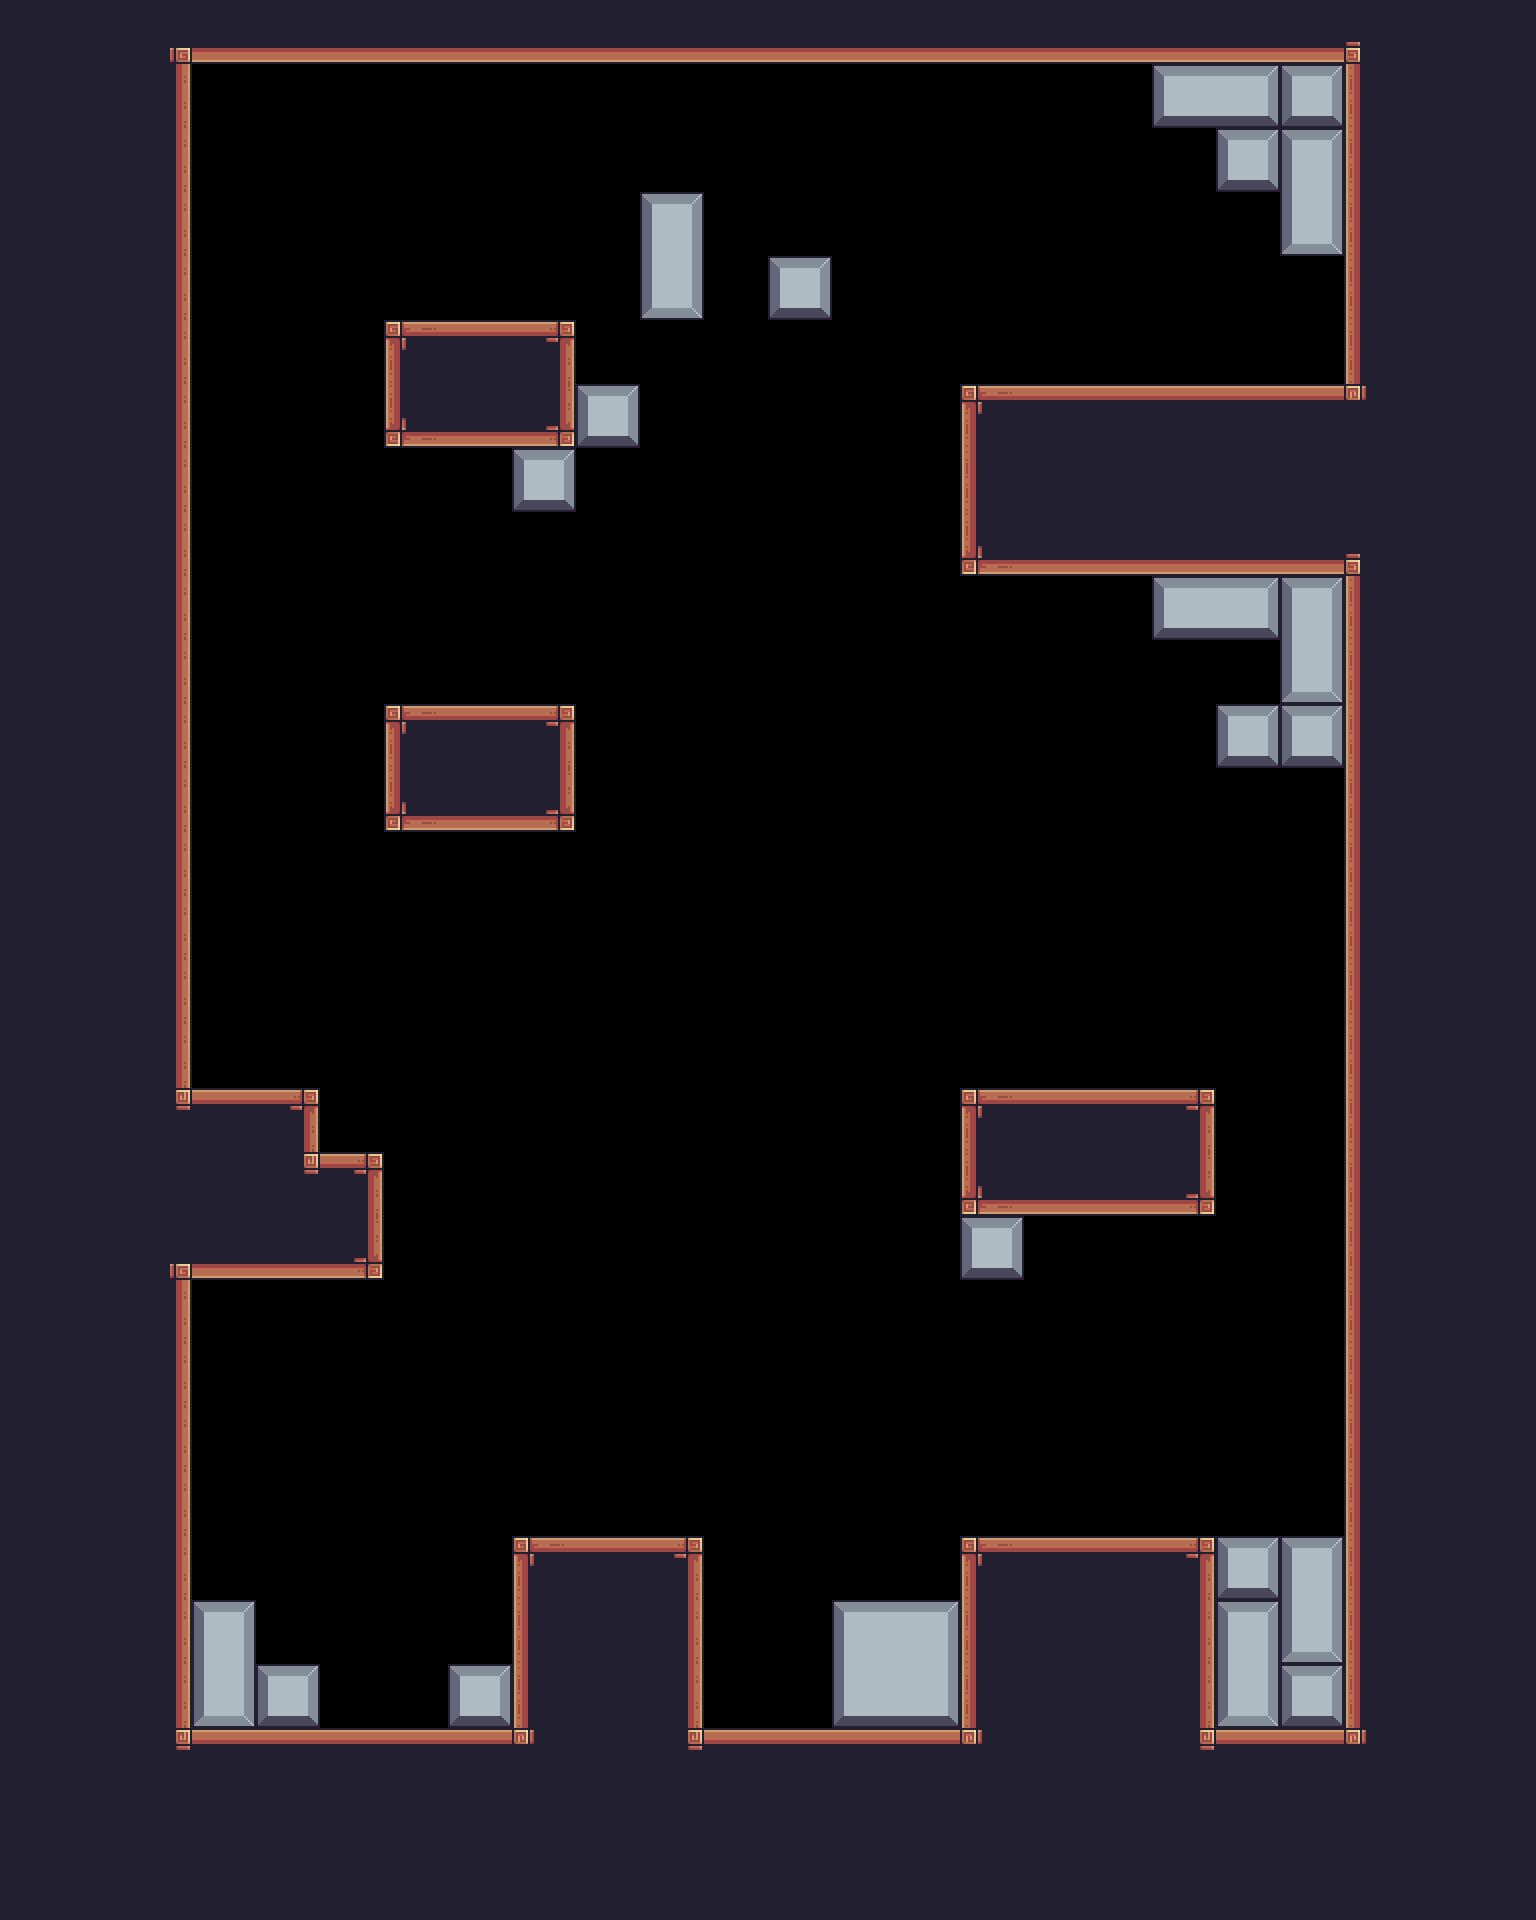

This is a level from a 2D game, rendered from its Tiled map with the project's own tilesets. A one-line summary and the map file follow, with tile-layer data summarised:
An orthogonal 24x30 tile map with 64x64 px tiles, 4 tile layers (BG, Terrain, Platforms, FG), 9 tilesets and 34 objects (17x saw, 5x floor_spike, 5x canon, 2x spike, 2x helicopter, ...).

<map version="1.10" tiledversion="1.10.2" orientation="orthogonal" renderorder="right-down" width="24" height="30" tilewidth="64" tileheight="64" infinite="0" nextlayerid="14" nextobjectid="205">
 <tileset firstgid="1" source="../tilesets/outside.tsx" />
 <tileset firstgid="49" source="../tilesets/items.tsx" />
 <tileset firstgid="54" source="../tilesets/inside.tsx" />
 <tileset firstgid="150" source="../tilesets/extra.tsx" />
 <tileset firstgid="216" name="objects" tilewidth="156" tileheight="186" tilecount="28" columns="0">
  <grid orientation="orthogonal" width="1" height="1" />
  <tile id="0">
   <image width="46" height="50" source="../../graphics/objects/barrel.png" />
  </tile>
  <tile id="1">
   <image width="128" height="128" source="../../graphics/objects/bg_palm_1.png" />
  </tile>
  <tile id="2">
   <image width="50" height="36" source="../../graphics/objects/crate.png" />
  </tile>
  <tile id="3">
   <image width="68" height="186" source="../../graphics/objects/flag.png" />
  </tile>
  <tile id="4">
   <image width="78" height="136" source="../../graphics/objects/large_1.png" />
  </tile>
  <tile id="5">
   <image width="156" height="44" source="../../graphics/objects/ship.png" />
  </tile>
  <tile id="6">
   <image width="80" height="103" source="../../graphics/objects/small_1.png" />
  </tile>
  <tile id="7">
   <image width="74" height="56" source="../../graphics/objects/player.png" />
  </tile>
  <tile id="8">
   <image width="76" height="46" source="../../graphics/objects/shell.png" />
  </tile>
  <tile id="9">
   <image width="48" height="46" source="../../graphics/objects/tooth.png" />
  </tile>
  <tile id="10">
   <image width="64" height="64" source="../../graphics/objects/floor_spikes.png" />
  </tile>
  <tile id="11">
   <image width="64" height="64" source="../../graphics/objects/spike_ball.png" />
  </tile>
  <tile id="12">
   <image width="104" height="106" source="../../graphics/objects/bg_palm_left.png" />
  </tile>
  <tile id="13">
   <image width="104" height="106" source="../../graphics/objects/bg_palm_right.png" />
  </tile>
  <tile id="14">
   <image width="42" height="32" source="../../graphics/objects/bg_crate.png" />
  </tile>
  <tile id="15">
   <image width="64" height="64" source="../../graphics/objects/candle.png" />
  </tile>
  <tile id="16">
   <image width="64" height="64" source="../../graphics/objects/window.png" />
  </tile>
  <tile id="17">
   <image width="64" height="116" source="../../graphics/objects/big_chain.png" />
  </tile>
  <tile id="18">
   <image width="64" height="62" source="../../graphics/objects/small_chain.png" />
  </tile>
  <tile id="19">
   <image width="14" height="34" source="../../graphics/objects/green_bottle1.png" />
  </tile>
  <tile id="20">
   <image width="30" height="14" source="../../graphics/objects/green_bottle2.png" />
  </tile>
  <tile id="21">
   <image width="14" height="28" source="../../graphics/objects/blue_bottle1.png" />
  </tile>
  <tile id="22">
   <image width="24" height="14" source="../../graphics/objects/blue_bottle2.png" />
  </tile>
  <tile id="23">
   <image width="42" height="44" source="../../graphics/objects/bg_barrel.png" />
  </tile>
  <tile id="24">
   <image width="42" height="44" source="../../graphics/objects/bg_barrel_2.png" />
  </tile>
  <tile id="25">
   <image width="52" height="178" source="../../graphics/objects/curtain1.png" />
  </tile>
  <tile id="26">
   <image width="52" height="178" source="../../graphics/objects/curtain2.png" />
  </tile>
  <tile id="27">
   <image width="82" height="98" source="../../graphics/objects/door.png" />
  </tile>
 </tileset>
 <tileset firstgid="244" source="../tilesets/platforms.tsx" />
 <tileset firstgid="252" source="../tilesets/enemies.tsx" />
 <tileset firstgid="252" source="../tilesets/grass.tsx" />
 <tileset firstgid="257" source="../tilesets/objects.tsx" />
 <layer id="9" name="BG" width="24" height="30">
  <data>[720 cells, 0 non-empty, 0 distinct tile ids]</data>
 </layer>
 <objectgroup id="12" name="BG details" class="window" />
 <layer id="1" name="Terrain" width="24" height="30">
  <data>[720 cells, 351 non-empty, 23 distinct tile ids]</data>
 </layer>
 <layer id="5" name="Platforms" width="24" height="30">
  <data>[720 cells, 0 non-empty, 0 distinct tile ids]</data>
 </layer>
 <layer id="10" name="FG" width="24" height="30">
  <data>[720 cells, 0 non-empty, 0 distinct tile ids]</data>
 </layer>
 <objectgroup id="4" name="Objects">
  <object id="4" name="flag" gid="219" x="1184" y="384" width="68" height="186" />
  <object id="15" name="player" gid="223" x="192" y="1536" width="74" height="56" />
  <object id="88" name="saw" x="448" y="1216" width="64" height="64">
   <properties>
    <property name="speed" type="int" value="0" />
   </properties>
  </object>
  <object id="89" name="saw" x="576" y="1152" width="64" height="64">
   <properties>
    <property name="speed" type="int" value="0" />
   </properties>
  </object>
  <object id="90" name="saw" x="1056" y="1452" width="64" height="64">
   <properties>
    <property name="speed" type="int" value="0" />
   </properties>
  </object>
  <object id="91" name="saw" x="832" y="1152" width="64" height="64">
   <properties>
    <property name="speed" type="int" value="0" />
   </properties>
  </object>
  <object id="134" name="saw" x="352" y="352" width="64" height="64">
   <properties>
    <property name="speed" type="int" value="0" />
   </properties>
  </object>
  <object id="135" name="saw" x="352" y="736" width="64" height="64">
   <properties>
    <property name="speed" type="int" value="0" />
   </properties>
  </object>
  <object id="140" name="saw" x="896" y="512" width="64" height="64">
   <properties>
    <property name="speed" type="int" value="0" />
   </properties>
  </object>
  <object id="141" name="saw" x="832" y="448" width="64" height="64">
   <properties>
    <property name="speed" type="int" value="0" />
   </properties>
  </object>
  <object id="142" name="saw" x="704" y="448" width="64" height="64">
   <properties>
    <property name="speed" type="int" value="0" />
   </properties>
  </object>
  <object id="143" name="saw" x="576" y="448" width="64" height="64">
   <properties>
    <property name="speed" type="int" value="0" />
   </properties>
  </object>
  <object id="178" name="saw" x="640" y="512" width="64" height="64">
   <properties>
    <property name="speed" type="int" value="0" />
   </properties>
  </object>
  <object id="179" name="saw" x="768" y="512" width="64" height="64">
   <properties>
    <property name="speed" type="int" value="0" />
   </properties>
  </object>
  <object id="189" name="floor_spike" gid="1073742050" x="960" y="640" width="64" height="64">
   <properties>
    <property name="inverted" type="bool" value="true" />
   </properties>
  </object>
  <object id="190" name="floor_spike" gid="1073742050" x="1024" y="640" width="64" height="64">
   <properties>
    <property name="inverted" type="bool" value="true" />
   </properties>
  </object>
  <object id="191" name="floor_spike" gid="1073742050" x="1088" y="640" width="64" height="64">
   <properties>
    <property name="inverted" type="bool" value="true" />
   </properties>
  </object>
  <object id="192" name="floor_spike" gid="1073742050" x="512" y="576" width="64" height="64">
   <properties>
    <property name="inverted" type="bool" value="true" />
   </properties>
  </object>
  </objectgroup>
 <objectgroup id="13" name="Moving Objects">
  <!-- 5 objects omitted --></objectgroup>
 <objectgroup id="7" name="Items" />
 <objectgroup id="6" name="Enemies">
  <!-- 5 objects omitted --></objectgroup>
 <objectgroup id="2" name="Water" />
 <objectgroup id="8" name="Data">
  <!-- 1 objects omitted --></objectgroup>
</map>
<!-- 16 of 34 objects omitted -->
